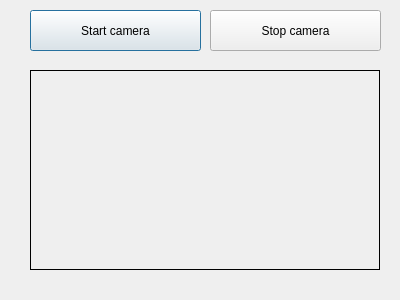
<?xml version="1.0" encoding="UTF-8"?>
<ui version="4.0">
 <class>Dialog</class>
 <widget class="QDialog" name="Dialog">
  <property name="geometry">
   <rect>
    <x>0</x>
    <y>0</y>
    <width>400</width>
    <height>300</height>
   </rect>
  </property>
  <property name="windowTitle">
   <string>Dialog</string>
  </property>
  <widget class="QPushButton" name="start_button">
   <property name="geometry">
    <rect>
     <x>30</x>
     <y>10</y>
     <width>171</width>
     <height>41</height>
    </rect>
   </property>
   <property name="text">
    <string>Start camera</string>
   </property>
  </widget>
  <widget class="QLabel" name="label">
   <property name="geometry">
    <rect>
     <x>30</x>
     <y>70</y>
     <width>350</width>
     <height>200</height>
    </rect>
   </property>
   <property name="frameShape">
    <enum>QFrame::Box</enum>
   </property>
   <property name="text">
    <string/>
   </property>
  </widget>
  <widget class="QPushButton" name="stop_button">
   <property name="geometry">
    <rect>
     <x>210</x>
     <y>10</y>
     <width>171</width>
     <height>41</height>
    </rect>
   </property>
   <property name="text">
    <string>Stop camera</string>
   </property>
  </widget>
  <zorder>start_button</zorder>
  <zorder>stop_button</zorder>
  <zorder>label</zorder>
  <zorder>stop_button</zorder>
  <zorder>start_button</zorder>
  <zorder>stop_button</zorder>
 </widget>
 <resources/>
 <connections/>
</ui>
